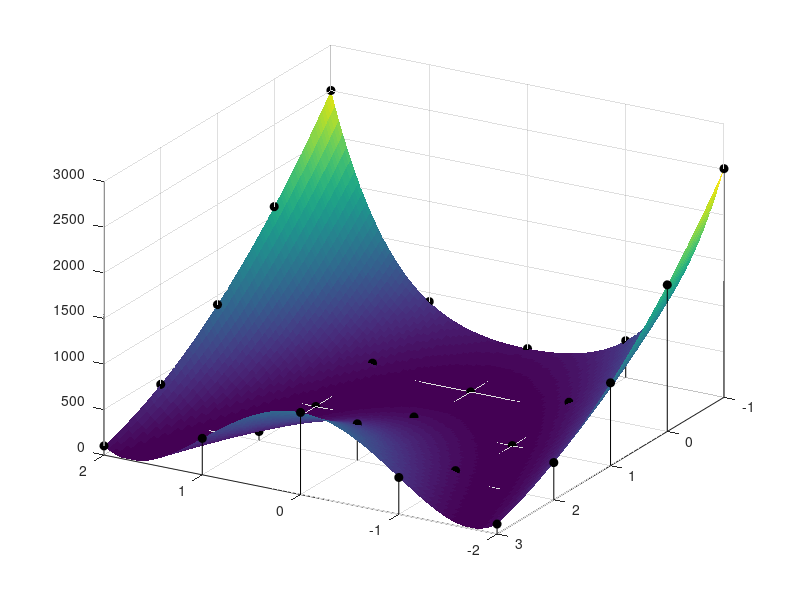

Write the MATLAB code that produced this figure. (Note: this script raises an error after producing the figure.)
% Example where the Rosenbrock function is approximated
close all

% Rosenbrock function
rosenbrock = @(x,y) (1-x).^2 + 100*(y-x.^2).^2;

% Coarse grid for with sample points
N = 5;
x = linspace(-2,2,N);
y = linspace(-1,3,N);
[X,Y] = meshgrid(x,y);
Z = rosenbrock(X,Y);

% Fine grid for plotting and evaluation of errors
Nd = 20*N;
xd = linspace(-2,2,Nd);
yd = linspace(-1,3,Nd);
[Xd,Yd] = meshgrid(xd,yd);
Zd = rosenbrock(Xd,Yd);

% Plot function and sample points
figure
surf(Xd,Yd,Zd, 'EdgeColor','none','LineStyle','none')
hold on
stem3(X,Y,Z, 'color', 'black', 'MarkerSize', 6, 'MarkerEdgeColor', 'black', 'MarkerFaceColor','black')
hold off
zlim([0,3000]);
view(210, 30);

% Sample function
d = DataTable;
for xi = x
   for yi = y
      d.add_sample([xi yi], rosenbrock(xi,yi));
   end
end

% Build approximations
approximator1 = BSpline(d, BSplineType.Linear);
approximator3 = BSpline(d, BSplineType.Cubic);

% Evaluate approximations and compute errors
approx1 = zeros(Nd,Nd);
error1 = approx1;

approx3 = zeros(Nd,Nd);
error3 = approx3;

i=1;
for xi = xd
    j = 1;
    for yi = yd
        exact = rosenbrock(xi,yi);
        
        approx1(i,j) = approximator1.eval([xi yi]);
        error1(i,j) = (approx1(i,j) - exact);
        approx3(i,j) = approximator3.eval([xi yi]);
        error3(i,j) = (approx3(i,j) - exact);
        
        j = j+1;
    end
   i = i+1;
end

% Plot approximations
figure
surf(xd, yd, approx1', 'EdgeColor','none','LineStyle','none')
zlim([0,3000]);
view(210, 30);

figure
surf(xd, yd, approx3', 'EdgeColor','none','LineStyle','none')
zlim([0,3000]);
view(210, 30);

% Plot errors
figure
surf(xd, yd, abs(error1)', 'EdgeColor','none','LineStyle','none')
%zlim([0,3000]);
view(210, 30);

figure
surf(xd, yd, abs(error3)', 'EdgeColor','none','LineStyle','none')
%zlim([0,3000]);
view(210, 30);

% Compute absolute errors
disp('Max error with linear spline:');
abserror1 = max(max(abs(error1)));
abserror1

disp('Max error with cubic spline:');
abserror3 = max(max(abs(error3)));
abserror3

% Compute relative errors
rangef = abs(max(max(Zd)) - min(min(Zd)));

disp('Max relative error with linear spline:');
relerror1 = abserror1/rangef;
relerror1

disp('Max relative error with cubic spline:');
relerror3 = max(max(abs(error3)))/rangef;
relerror3
